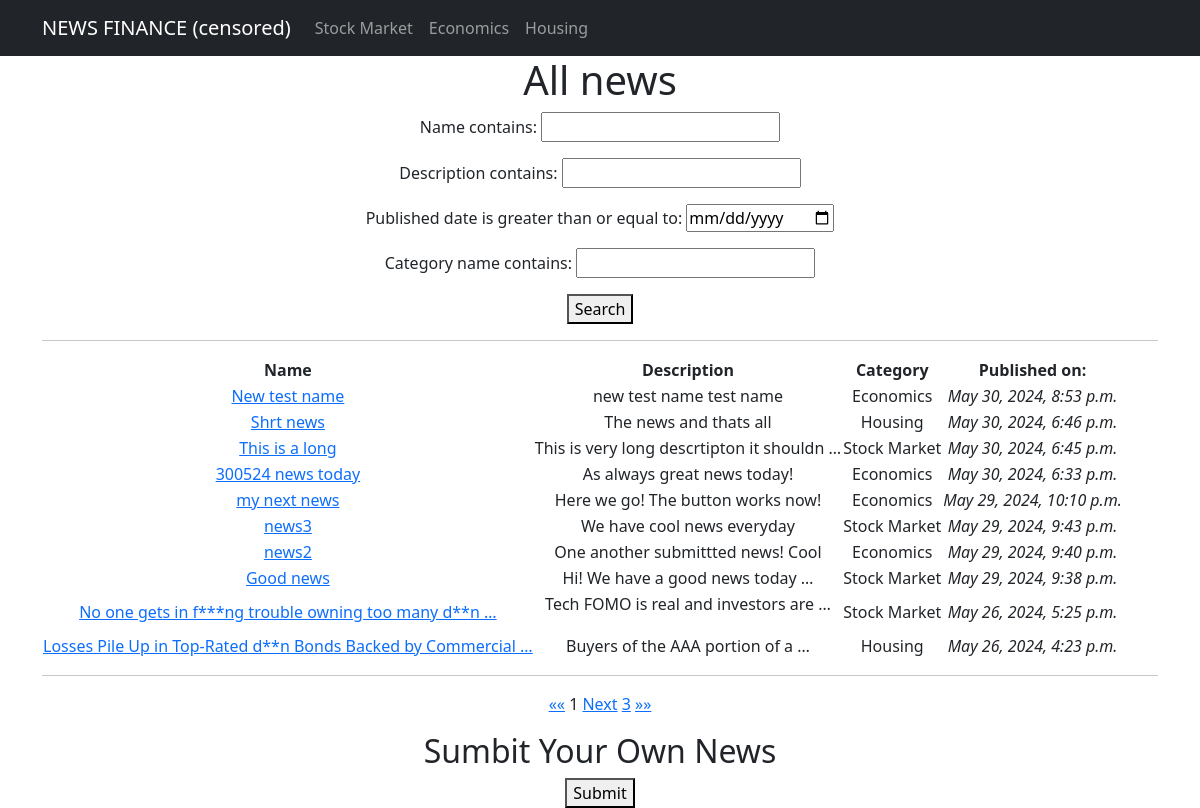
The page /news/ on the database as committed earlier.
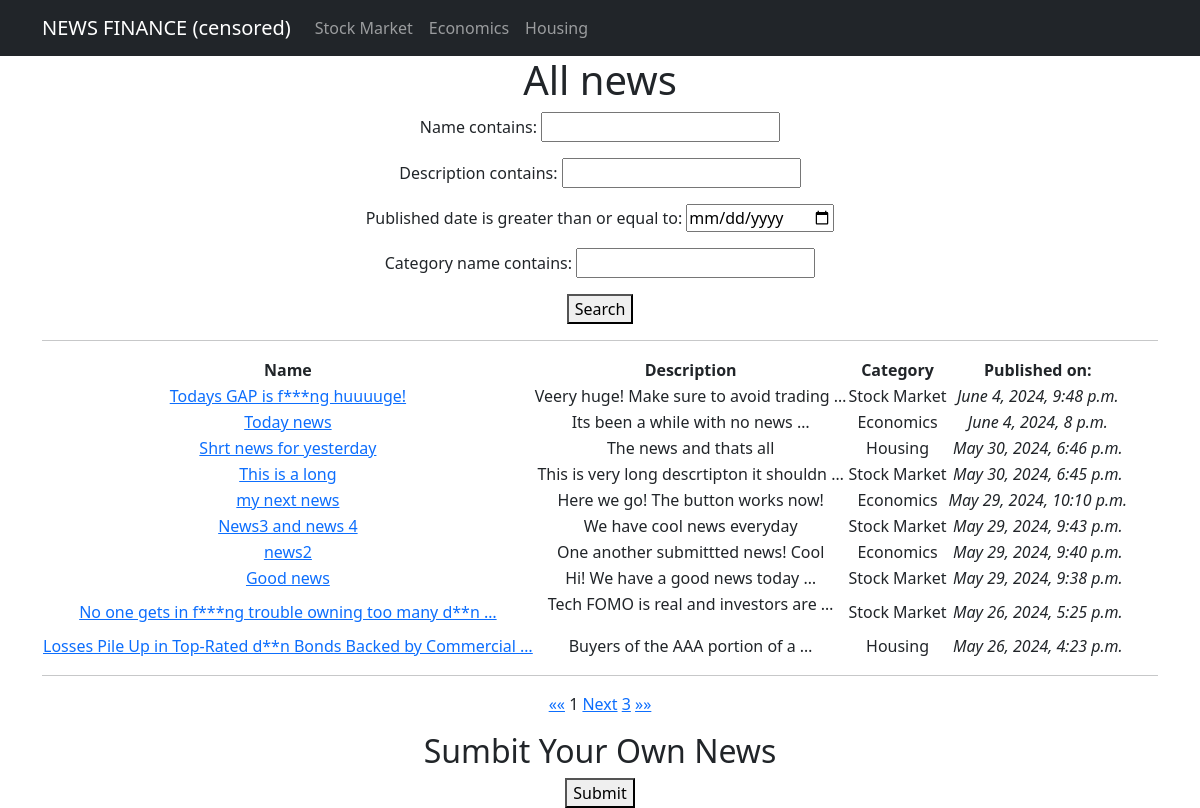
The same page on the database as committed later.
### app/models.py (models this page shows, shortened)
class News(models.Model):
    name = models.CharField(max_length=150, unique=True)
    description = models.TextField()
    published_date = models.DateTimeField(auto_now_add=True)
    category = models.ForeignKey(to='Category', on_delete=models.CASCADE, related_name='news')
    class Meta:
        verbose_name_plural = "News"

class Category(models.Model):
    name = models.CharField(max_length=100, unique=True)
    class Meta:
        verbose_name_plural = "Categories"

### app/views.py (the view)
# urls.py: path('news/', NewsList.as_view(), name='news_list'),  # General news page
class NewsList(ListView):
    model = News
    ordering = ['-published_date']
    template_name = 'news_list.html'
    context_object_name = 'news_list'
    paginate_by = 10     # number of entries per page
    def get_queryset(self):
        queryset = super().get_queryset()
        self.filterset = NewsFilter(self.request.GET, queryset)
        return self.filterset.qs
    def get_context_data(self, **kwargs):
        context = super().get_context_data(**kwargs)
        context['filterset'] = self.filterset
        return context

### app/templatetags/custom_filters.py (called while the page is built)
@register.filter(name='censor_bad_words')
def censor_bad_words(value):
    words = value.split()
    censored_words = [BAD_WORDS.get(word, word) for word in words]
    return ' '.join(censored_words)

### templates/news_list.html (shortened to what this page needs)
{% extends 'flatpages/default.html' %}
{% load custom_filters %}
{% block content %}
<h1>All news</h1>
   <form method="get">
       {{ filterset.form.as_p }}
       <button type="submit">Search</button>
   </form>
<hr>
<table>
       <tr>
           <td><strong>Name</strong></td>
           <td><strong>Description</strong></td>
           <td><strong>Category</strong></td>
           <td><strong>Published on:</strong></td>
       </tr>
       {% for news_list in news_list %}
       <tr>
           <td>
                <a href="{% url 'news_detail' news_list.id %}">{{ news_list.name|censor_bad_words|truncatewords:10 }}</a>
           </td>
           <td>{{ news_list.description|truncatewords:7|safe }}</td>
           <td>{{ news_list.category.name }}</td>
           <td><i>{{ news_list.published_date }}</i></td>
       </tr>
       {% endfor %}
</table>
<hr>
<a href="?page=1">&laquo;&laquo;</a>
{{ page_obj.number }}
{% if page_obj.has_next %}
    <a href="?{{ request.GET.urlencode }}&page={{ page_obj.next_page_number }}">Next</a>
    {% if paginator.num_pages != page_obj.next_page_number %}
        <a href="?page={{ page_obj.paginator.num_pages }}">{{ page_obj.paginator.num_pages }}</a>
    {% endif %}
{% endif %}
<a href="?page={{ page_obj.paginator.num_pages }}">&raquo;&raquo;</a>
<h2> Sumbit Your Own News </h2>
<a href="{% url 'create' %}">
    <button type="button">Submit</button>
</a>
{% endblock content %}

Rows that differ between the two databases and show on the page:
removed News: name|censor_bad_words "New test name", description "new test name test name", category.name "Economics", published_date "May 30, 2024, 8:53 p.m."
removed News: name|censor_bad_words "300524 news today", description "As always great news today!", category.name "Economics", published_date "May 30, 2024, 6:33 p.m."
added News: name|censor_bad_words "Todays GAP is f***ng huuuuge!", description "Veery huge! Make sure to avoid trading …", category.name "Stock Market", published_date "June 4, 2024, 9:48 p.m."
added News: name|censor_bad_words "Today news", description "Its been a while with no news …", category.name "Economics", published_date "June 4, 2024, 8 p.m."
changed News "The news and thats all": name|censor_bad_words "Shrt news" → "Shrt news for yesterday"
changed News "We have cool news everyday": name|censor_bad_words "news3" → "News3 and news 4"
